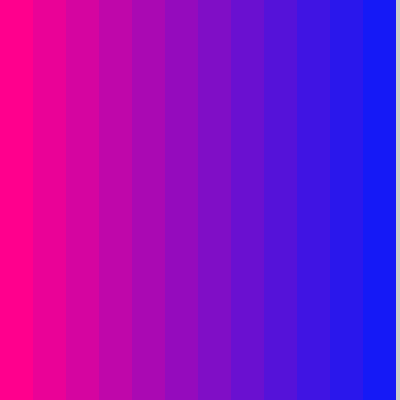
Frame 1 (no input)
Frame 60 (the mouse pressed at the canvas centre just before this capture): identical to frame 1, image omitted
Frame 120 (the mouse held since frame 60 and released just before this capture): identical to frame 1, image omitted

The Processing sketch that drew this single still picture (run headless with seeded random() and noise(); from frame 60 on, the mouse is pressed at the canvas centre):

// Processing sketch: processing_53605
// ── processing_53605.pde

//Ryanne Holies
//PS2-1

//lerpColor = shows the variations in hue between two colours.

void setup() {
  size(400, 400);
  noStroke();
}

//--------------------------------------------


//start with 2 color variables
color color_1 = color(255, 0, 141);
color color_2 = color(0, 27, 255);
//make a variable for the amount of change in color between each object
float amt;

//make a variable for the number of bars you want
int bars = 12;

//--------------------------------------------

void draw() {
  //create a loop that will draw the 12 rectangles
  for(int i = 0; i < bars; i++) {
    
    //color of rectangle = variable i times 1.0 divided by the number of rectangles
    amt = i*(1.0/bars);
    
    //make a color variable for lerpColor
    //syntax is lerpColor(1st color, 2nd color, amount of color change);
    color colorX = lerpColor(color_1, color_2, amt);
    
    //fill the rectangles with the variable you just made
    fill(colorX);
    
    //make a variable that divides the width of the canvas by the number of rectangles
    float w = width/bars;
    
    //draw a rectangle for the loop
    rect(i*w, 0, w, height);
  }
}
